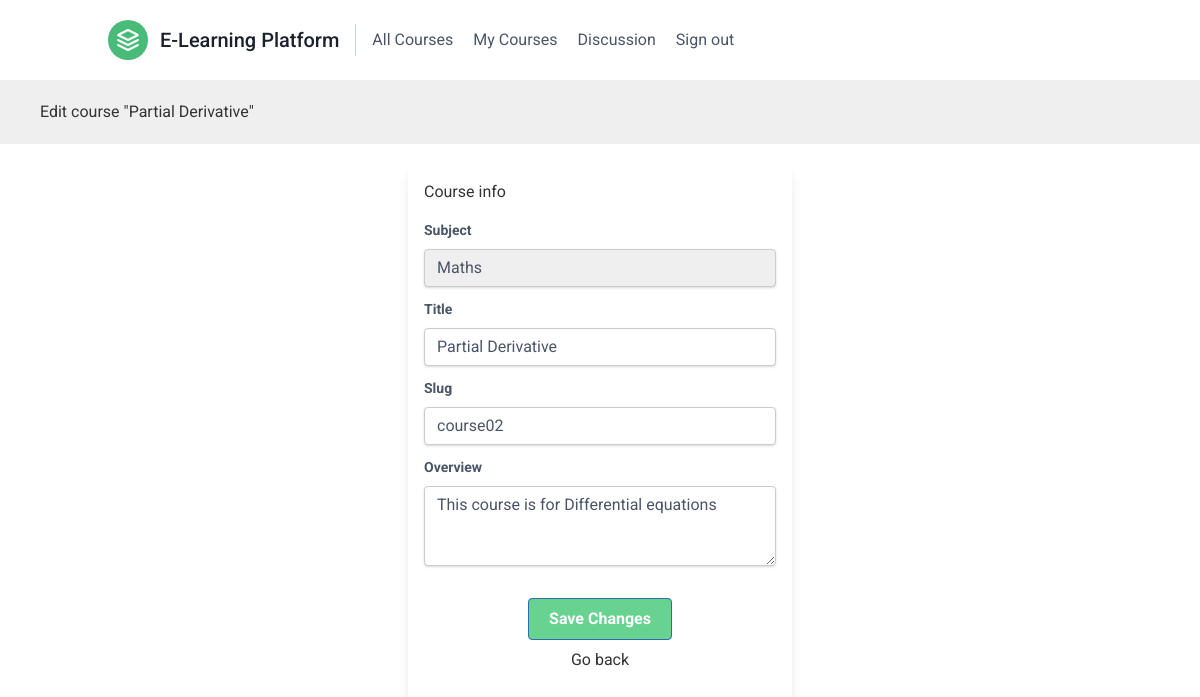
Page /course/2/edit/ (signed in) on the committed database.
### courses/models.py (models this page shows, shortened)
class Course(models.Model):
    owner = models.ForeignKey(settings.AUTH_USER_MODEL, related_name='courses_created', on_delete=models.CASCADE)
    subject = models.ForeignKey(Subject, related_name='courses', on_delete=models.CASCADE)
    title = models.CharField(max_length=200)
    slug = models.SlugField(max_length=200, unique=True)
    overview = models.TextField()
    created = models.DateTimeField(auto_now_add=True)
    class Meta:
        ordering = ['-created']

### courses/views.py (the view)
class CourseUpdateView(OwnerCourseEditMixin, UpdateView):
    pass

### courses/models.py (called while the page is built)
    def __str__(self):
        return self.title

### courses/templatetags/course.py (called while the page is built)
@register.filter(name='add_classes')
def add_classes(value, arg):
    css_classes = value.field.widget.attrs.get('class', '')
    if css_classes:
        css_classes = css_classes.split(' ')
    else:
        css_classes = []
    args = arg.split(' ')
    for a in args:
        if a not in css_classes:
            css_classes.append(a)
    return value.as_widget(attrs={'class': ' '.join(css_classes)})

### courses/views.py (called while the page is built)
    def get_queryset(self):
        qs = super().get_queryset()
        return qs.filter(owner=self.request.user)

### courses/templates/courses/manage/course/form.html (shortened to what this page needs)
{% extends "base.html" %}
{% load course %}
{% block content %}
  <h1>
    {% if object %}
      Edit course "{{ object.title }}"
    {% else %}
      Create a new course
    {% endif %}
  </h1>
  <div class="mt-5">
   <section class="grid place-items-center mt-5">
     <div class="max-w-sm rounded overflow-hidden shadow-lg p-4">
    <h2>Course info</h2>
    <form method="post">
      {% for field in form %}
      <div class="mb-4">
      <label class="block text-gray-700 text-sm font-bold mb-2" >
        {{ field.label }}
      </label>
      {{ field|add_classes:"shadow appearance-none border mb-3 rounded w-full py-2 px-3 text-gray-700 leading-tight focus:outline-none focus:shadow-outline" }}
    </div>
    {% endfor %}
      <div class="text-center mb-3">
     <button class="bg-green-400 hover:bg-blue-700 text-white font-bold py-2 px-5 border border-blue-700 rounded mt-5 " type="submit">
        Save Changes
      </button>
    </form>
  <div class="block text-center mt-2">
        <a href = "{% url "courses:manage_course_list"%}"> Go back</a>
  </div>
 </div>
</section>
  </div>
{% endblock %}

### courses/static/css/base.css (style rules this page uses)
body { margin:0; font-family:'Roboto', sans-serif; font-weight:400; color:#333; }
a { color:#3fad37; text-decoration:none; }
h1, h2, h3, h4, h5, h6 { font-family:'Roboto', sans-serif; font-weight:300; }
h1 { background:#efefef; width:100%; overflow:auto; padding:20px 0 20px 40px; margin:0; }
label { float:left; clear:both; margin:0 0 8px 0; }
input, select, textarea { border:1px solid #ccc; border-bottom:3px solid #ccc; padding:8px 12px; font-size:16px; font-family:'Roboto', sans-serif; float:left; clear:both; width:300px; }
textarea { height:80px; }
select { width:324px; }

### rows in the picture
Course: title "Partial Derivative", form "Maths" "Partial Derivative" "course02" "This course is for Differential equations"

### other values in the picture
{{ field.label }} "Subject" "Title" "Slug" "Overview"
